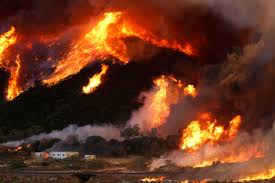
#> input picture data/benchmark_dataset/test/Fire/fire_test_00058.jpg, 275 x 183 px
$ python -i classical_ml.py   (imports and definitions only)
#> lines starting #> are read from the running program, lines starting #| are printed output that depends on the picture
"""
Classical Machine Learning Models Suite for Forest Fire & Smoke Classification.
Includes Random Forest, Extra Trees, Hist Gradient Boosting, AdaBoost, SVM (RBF & Linear),
Logistic Regression, KNN, Decision Tree, Gaussian Naive Bayes, and MLP Classifier.
"""
import numpy as np
from PIL import Image

from sklearn.ensemble import (
    RandomForestClassifier,
    ExtraTreesClassifier,
    HistGradientBoostingClassifier,
    AdaBoostClassifier
)
from sklearn.svm import LinearSVC, SVC
from sklearn.linear_model import LogisticRegression
from sklearn.neighbors import KNeighborsClassifier
from sklearn.tree import DecisionTreeClassifier
from sklearn.naive_bayes import GaussianNB
from sklearn.neural_network import MLPClassifier


def extract_features_from_image(image_path, target_size=(16, 16)):
    """
    Extracts fast color channel spatial pixels + color histograms from an image.
    Total features: 16x16x3 (768 pixels) + 3x16 (48 histogram bins) = 816 features.
    """
#> called with target_size = (16, 16)
    try:
        with Image.open(image_path) as img:
#> img is the input picture: PIL image 275x183 RGB; mean R, G, B 103.3, 52.8, 31.4
            img = img.convert('RGB').resize(target_size)
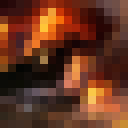
#> img: PIL image 16x16 RGB (shown 8 times larger); mean R, G, B 103.5, 52.8, 31.3
            arr = np.array(img, dtype=np.float32)

            # Normalized pixel values
            pixels = (arr / 255.0).flatten()
#> pixels = 768 values, max 1 at index 159, min 0.00784 at index 74, mean 0.245

            # Color histograms per channel
            r_hist, _ = np.histogram(arr[:, :, 0], bins=16, range=(0, 256), density=True)
#> r_hist = [0.00293, 0.00293, 0.00464, 0.0105, 0.00659, 0.00488, 0.00635, 0.00562, 0.00244, 0.00244, 0.00293, 0.0022, 0.00244, 0.00146, 0.00171, 0.00244]
            g_hist, _ = np.histogram(arr[:, :, 1], bins=16, range=(0, 256), density=True)
#> g_hist = [0.00854, 0.0142, 0.0132, 0.00854, 0.00464, 0.00439, 0.00342, 0.00269, 0.000732, 0.000732, 0.000488, 0.000244, 0.000732, 0, 0, 0]
            b_hist, _ = np.histogram(arr[:, :, 2], bins=16, range=(0, 256), density=True)
#> b_hist = [0.0193, 0.0178, 0.00977, 0.0083, 0.00513, 0.00146, 0.000732, 0, 0, 0, 0, 0, 0, 0, 0, 0]

            hists = np.concatenate([r_hist, g_hist, b_hist])
#> hists = 48 values, max 0.0193 at index 32, min 0 at index 29, mean 0.00391
            return np.concatenate([pixels, hists])
    except Exception:
        return None


def get_classical_ml_models():
    """
    Returns a dictionary of all 11 Classical Machine Learning models configured for forest fire classification.
    """
    return {
        "random_forest": RandomForestClassifier(n_estimators=100, random_state=42, n_jobs=-1),
        "extra_trees": ExtraTreesClassifier(n_estimators=100, random_state=42, n_jobs=-1),
        "hist_gradient_boosting": HistGradientBoostingClassifier(max_iter=100, random_state=42),
        "adaboost": AdaBoostClassifier(n_estimators=50, random_state=42),
        "svm_rbf": SVC(kernel='rbf', C=1.0, random_state=42, probability=True),
        "linear_svm": LinearSVC(random_state=42, max_iter=2000),
        "logistic_regression": LogisticRegression(max_iter=1000, random_state=42),
        "knn": KNeighborsClassifier(n_neighbors=5, n_jobs=-1),
        "decision_tree": DecisionTreeClassifier(random_state=42),
        "gaussian_nb": GaussianNB(),
        "mlp": MLPClassifier(hidden_layer_sizes=(128, 64), max_iter=300, random_state=42)
    }


def build_classical_model(model_name="random_forest", **kwargs):
    """
    Factory function to instantiate a specific classical ML model.
    """
    models = get_classical_ml_models()
    name = model_name.lower().strip()
    if name not in models:
        raise ValueError(f"Unknown classical ML model: '{name}'. Available: {list(models.keys())}")
    model = models[name]
    if kwargs:
        model.set_params(**kwargs)
    return model

>>> result = extract_features_from_image('../../data/benchmark_dataset/test/Fire/fire_test_00058.jpg')
#> result = 816 values, max 1 at index 159, min 0 at index 797, mean 0.231

$ run again, on data/benchmark_dataset/test/Fire/fire_test_00193.jpg
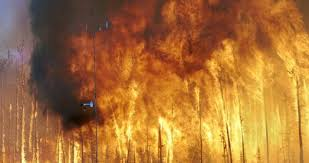
#> input picture data/benchmark_dataset/test/Fire/fire_test_00193.jpg, 309 x 163 px
#> in extract_features_from_image, img is the input picture: PIL image 309x163 RGB; mean R, G, B 168.5, 112.2, 54.8
#> in extract_features_from_image, `img = img.convert('RGB').resize(target_size)`:
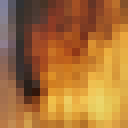
#> img: PIL image 16x16 RGB (shown 8 times larger); mean R, G, B 168.6, 112.1, 54.7
#> pixels = 768 values, max 0.945 at index 606, min 0.0392 at index 542, mean 0.439
#> r_hist = [0, 0, 0.000488, 0.00342, 0.00146, 0.00244, 0.0022, 0.00415, 0.00586, 0.00415, 0.00708, 0.00537, 0.0061, 0.00806, 0.011, 0.000732]
#> g_hist = [0, 0.000732, 0.00122, 0.0112, 0.00708, 0.00659, 0.00464, 0.0083, 0.00537, 0.00488, 0.00415, 0.00439, 0.00342, 0.000488, 0, 0]
#> b_hist = [0.000244, 0.00513, 0.0281, 0.00977, 0.0112, 0.00464, 0.00195, 0.000244, 0.000488, 0.000732, 0, 0, 0, 0, 0, 0]
#> hists = 48 values, max 0.0281 at index 34, min 0 at index 0, mean 0.00391
#> result = 816 values, max 0.945 at index 606, min 0 at index 768, mean 0.413

$ run again, on data/benchmark_dataset/test/Fire/fire_test_00233.jpg
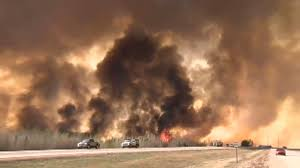
#> input picture data/benchmark_dataset/test/Fire/fire_test_00233.jpg, 300 x 168 px
#> in extract_features_from_image, img is the input picture: PIL image 300x168 RGB; mean R, G, B 149.7, 112.8, 86
#> in extract_features_from_image, `img = img.convert('RGB').resize(target_size)`:
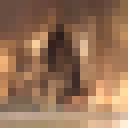
#> img: PIL image 16x16 RGB (shown 8 times larger); mean R, G, B 149.7, 112.8, 86
#> pixels = 768 values, max 1 at index 573, min 0.106 at index 215, mean 0.456
#> r_hist = [0, 0, 0.000244, 0.00122, 0.00171, 0.00317, 0.00879, 0.00854, 0.00635, 0.00537, 0.00928, 0.00708, 0.00366, 0.00195, 0.00244, 0.00269]
#> g_hist = [0, 0.000244, 0.00146, 0.00293, 0.0107, 0.00977, 0.00708, 0.00903, 0.00659, 0.00488, 0.00464, 0.00244, 0.00146, 0.000977, 0.000244, 0]
#> b_hist = [0, 0.000488, 0.00342, 0.012, 0.0156, 0.0115, 0.00708, 0.00366, 0.00366, 0.00415, 0.000488, 0.000244, 0, 0.000244, 0, 0]
#> hists = 48 values, max 0.0156 at index 36, min 0 at index 0, mean 0.00391
#> result = 816 values, max 1 at index 573, min 0 at index 768, mean 0.429

$ run again, on data/benchmark_dataset/test/Fire/fire_test_00502.jpg
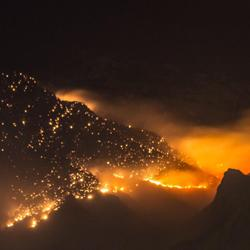
#> input picture data/benchmark_dataset/test/Fire/fire_test_00502.jpg, 250 x 250 px
#> in extract_features_from_image, img is the input picture: PIL image 250x250 RGB; mean R, G, B 72.1, 44.8, 24.7
#> in extract_features_from_image, `img = img.convert('RGB').resize(target_size)`:
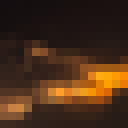
#> img: PIL image 16x16 RGB (shown 8 times larger); mean R, G, B 72.1, 44.8, 24.7
#> pixels = 768 values, max 1 at index 468, min 0.0118 at index 521, mean 0.185
#> r_hist = [0, 0.0178, 0.0122, 0.011, 0.00464, 0.00244, 0.00146, 0.00122, 0.00317, 0.00195, 0.00171, 0.000244, 0.000488, 0.000488, 0.00171, 0.00195]
#> g_hist = [0.00391, 0.0251, 0.0166, 0.00366, 0.00269, 0.00464, 0.00146, 0.000488, 0.00171, 0.00171, 0.000488, 0, 0, 0, 0, 0]
#> b_hist = [0.00635, 0.0449, 0.0083, 0.00244, 0.000488, 0, 0, 0, 0, 0, 0, 0, 0, 0, 0, 0]
#> hists = 48 values, max 0.0449 at index 33, min 0 at index 0, mean 0.00391
#> result = 816 values, max 1 at index 468, min 0 at index 768, mean 0.174
